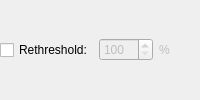
          <widget class="QFrame" name="posttrigframe_2">
           <property name="sizePolicy">
            <sizepolicy hsizetype="Minimum" vsizetype="Minimum">
             <horstretch>0</horstretch>
             <verstretch>0</verstretch>
            </sizepolicy>
           </property>
           <property name="frameShape">
            <enum>QFrame::NoFrame</enum>
           </property>
           <property name="frameShadow">
            <enum>QFrame::Raised</enum>
           </property>
           <layout class="QHBoxLayout">
            <property name="spacing">
             <number>6</number>
            </property>
            <property name="margin">
             <number>0</number>
            </property>
            <item>
             <widget class="QCheckBox" name="usethresh">
              <property name="text">
               <string>Rethreshold:</string>
              </property>
             </widget>
            </item>
            <item>
             <widget class="QSpinBox" name="threshval">
              <property name="enabled">
               <bool>false</bool>
              </property>
              <property name="toolTip">
               <string>Part of window after the trigger, in ms.</string>
              </property>
              <property name="prefix">
               <string/>
              </property>
              <property name="minimum">
               <number>100</number>
              </property>
              <property name="maximum">
               <number>1000</number>
              </property>
              <property name="singleStep">
               <number>10</number>
              </property>
              <property name="value">
               <number>100</number>
              </property>
             </widget>
            </item>
            <item>
             <widget class="QLabel" name="posttriglabel_2_2">
              <property name="enabled">
               <bool>false</bool>
              </property>
              <property name="font">
               <font/>
              </property>
              <property name="text">
               <string>%</string>
              </property>
              <property name="wordWrap">
               <bool>false</bool>
              </property>
             </widget>
            </item>
           </layout>
          </widget>
